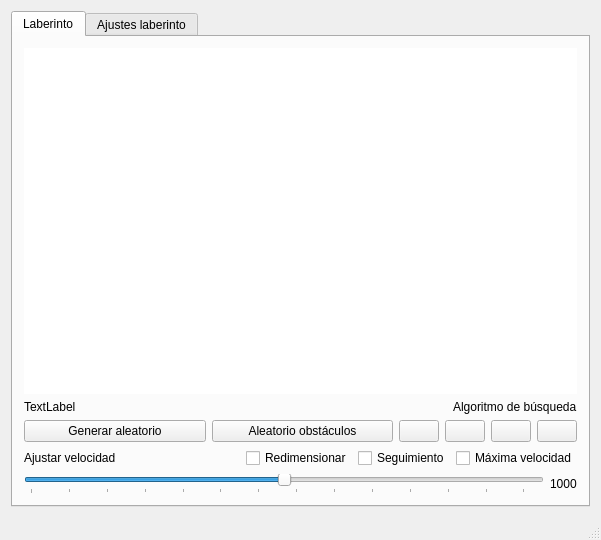
<?xml version="1.0" encoding="UTF-8"?>
<ui version="4.0">
 <class>VentanaPrincipal</class>
 <widget class="QMainWindow" name="VentanaPrincipal">
  <property name="geometry">
   <rect>
    <x>0</x>
    <y>0</y>
    <width>601</width>
    <height>540</height>
   </rect>
  </property>
  <property name="sizePolicy">
   <sizepolicy hsizetype="Expanding" vsizetype="Expanding">
    <horstretch>0</horstretch>
    <verstretch>0</verstretch>
   </sizepolicy>
  </property>
  <property name="maximumSize">
   <size>
    <width>100000</width>
    <height>100000</height>
   </size>
  </property>
  <property name="focusPolicy">
   <enum>Qt::NoFocus</enum>
  </property>
  <property name="windowTitle">
   <string>Harry Potter y los Monstruos del Laberinto (v4.0.0.1.0)</string>
  </property>
  <widget class="QWidget" name="centralWidget">
   <property name="enabled">
    <bool>true</bool>
   </property>
   <property name="sizePolicy">
    <sizepolicy hsizetype="Expanding" vsizetype="Expanding">
     <horstretch>50</horstretch>
     <verstretch>50</verstretch>
    </sizepolicy>
   </property>
   <property name="autoFillBackground">
    <bool>true</bool>
   </property>
   <layout class="QVBoxLayout" name="verticalLayout">
    <item>
     <widget class="QTabWidget" name="tabWidget">
      <property name="focusPolicy">
       <enum>Qt::NoFocus</enum>
      </property>
      <property name="autoFillBackground">
       <bool>true</bool>
      </property>
      <property name="styleSheet">
       <string notr="true">focus</string>
      </property>
      <property name="tabPosition">
       <enum>QTabWidget::North</enum>
      </property>
      <property name="tabShape">
       <enum>QTabWidget::Rounded</enum>
      </property>
      <property name="currentIndex">
       <number>0</number>
      </property>
      <property name="elideMode">
       <enum>Qt::ElideLeft</enum>
      </property>
      <property name="tabBarAutoHide">
       <bool>false</bool>
      </property>
      <widget class="QWidget" name="tab">
       <attribute name="title">
        <string>Laberinto</string>
       </attribute>
       <layout class="QVBoxLayout" name="verticalLayout_2">
        <item>
         <widget class="QGraphicsView" name="grafico_mapa">
          <property name="sizePolicy">
           <sizepolicy hsizetype="MinimumExpanding" vsizetype="MinimumExpanding">
            <horstretch>0</horstretch>
            <verstretch>0</verstretch>
           </sizepolicy>
          </property>
          <property name="maximumSize">
           <size>
            <width>10000</width>
            <height>10000</height>
           </size>
          </property>
          <property name="sizeIncrement">
           <size>
            <width>0</width>
            <height>0</height>
           </size>
          </property>
          <property name="focusPolicy">
           <enum>Qt::NoFocus</enum>
          </property>
          <property name="frameShape">
           <enum>QFrame::NoFrame</enum>
          </property>
          <property name="verticalScrollBarPolicy">
           <enum>Qt::ScrollBarAsNeeded</enum>
          </property>
          <property name="horizontalScrollBarPolicy">
           <enum>Qt::ScrollBarAsNeeded</enum>
          </property>
          <property name="sizeAdjustPolicy">
           <enum>QAbstractScrollArea::AdjustToContents</enum>
          </property>
         </widget>
        </item>
        <item>
         <layout class="QHBoxLayout" name="horizontalLayout_8">
          <property name="topMargin">
           <number>0</number>
          </property>
          <item>
           <widget class="QLabel" name="estado_harry">
            <property name="text">
             <string>TextLabel</string>
            </property>
           </widget>
          </item>
          <item>
           <widget class="QLabel" name="label_14">
            <property name="sizePolicy">
             <sizepolicy hsizetype="Maximum" vsizetype="Preferred">
              <horstretch>0</horstretch>
              <verstretch>0</verstretch>
             </sizepolicy>
            </property>
            <property name="text">
             <string>Algoritmo de búsqueda</string>
            </property>
           </widget>
          </item>
         </layout>
        </item>
        <item>
         <layout class="QHBoxLayout" name="horizontalLayout">
          <property name="topMargin">
           <number>0</number>
          </property>
          <item>
           <widget class="QPushButton" name="boton_generar">
            <property name="sizePolicy">
             <sizepolicy hsizetype="MinimumExpanding" vsizetype="Fixed">
              <horstretch>0</horstretch>
              <verstretch>0</verstretch>
             </sizepolicy>
            </property>
            <property name="baseSize">
             <size>
              <width>0</width>
              <height>0</height>
             </size>
            </property>
            <property name="text">
             <string>Generar aleatorio</string>
            </property>
           </widget>
          </item>
          <item>
           <widget class="QPushButton" name="boton_aleatorio">
            <property name="sizePolicy">
             <sizepolicy hsizetype="MinimumExpanding" vsizetype="Fixed">
              <horstretch>0</horstretch>
              <verstretch>0</verstretch>
             </sizepolicy>
            </property>
            <property name="focusPolicy">
             <enum>Qt::StrongFocus</enum>
            </property>
            <property name="text">
             <string>Aleatorio obstáculos</string>
            </property>
           </widget>
          </item>
          <item>
           <widget class="QPushButton" name="play_lab">
            <property name="sizePolicy">
             <sizepolicy hsizetype="Fixed" vsizetype="Fixed">
              <horstretch>0</horstretch>
              <verstretch>0</verstretch>
             </sizepolicy>
            </property>
            <property name="sizeIncrement">
             <size>
              <width>16</width>
              <height>0</height>
             </size>
            </property>
            <property name="text">
             <string/>
            </property>
            <property name="iconSize">
             <size>
              <width>18</width>
              <height>18</height>
             </size>
            </property>
           </widget>
          </item>
          <item>
           <widget class="QPushButton" name="pause_lab">
            <property name="sizePolicy">
             <sizepolicy hsizetype="Fixed" vsizetype="Fixed">
              <horstretch>0</horstretch>
              <verstretch>0</verstretch>
             </sizepolicy>
            </property>
            <property name="sizeIncrement">
             <size>
              <width>16</width>
              <height>0</height>
             </size>
            </property>
            <property name="text">
             <string/>
            </property>
            <property name="iconSize">
             <size>
              <width>18</width>
              <height>18</height>
             </size>
            </property>
           </widget>
          </item>
          <item>
           <widget class="QPushButton" name="stop_lab">
            <property name="sizePolicy">
             <sizepolicy hsizetype="Fixed" vsizetype="Fixed">
              <horstretch>0</horstretch>
              <verstretch>0</verstretch>
             </sizepolicy>
            </property>
            <property name="sizeIncrement">
             <size>
              <width>16</width>
              <height>0</height>
             </size>
            </property>
            <property name="text">
             <string/>
            </property>
            <property name="iconSize">
             <size>
              <width>18</width>
              <height>18</height>
             </size>
            </property>
           </widget>
          </item>
          <item>
           <widget class="QPushButton" name="next_lab">
            <property name="sizePolicy">
             <sizepolicy hsizetype="Fixed" vsizetype="Fixed">
              <horstretch>0</horstretch>
              <verstretch>0</verstretch>
             </sizepolicy>
            </property>
            <property name="text">
             <string/>
            </property>
            <property name="iconSize">
             <size>
              <width>18</width>
              <height>18</height>
             </size>
            </property>
           </widget>
          </item>
         </layout>
        </item>
        <item>
         <layout class="QHBoxLayout" name="horizontalLayout_5">
          <property name="topMargin">
           <number>0</number>
          </property>
          <item>
           <widget class="QLabel" name="label_4">
            <property name="text">
             <string>Ajustar velocidad</string>
            </property>
           </widget>
          </item>
          <item>
           <widget class="QCheckBox" name="checkBox">
            <property name="sizePolicy">
             <sizepolicy hsizetype="Fixed" vsizetype="Fixed">
              <horstretch>0</horstretch>
              <verstretch>0</verstretch>
             </sizepolicy>
            </property>
            <property name="text">
             <string>Redimensionar</string>
            </property>
           </widget>
          </item>
          <item>
           <widget class="QCheckBox" name="checkBox_2">
            <property name="sizePolicy">
             <sizepolicy hsizetype="Fixed" vsizetype="Fixed">
              <horstretch>0</horstretch>
              <verstretch>0</verstretch>
             </sizepolicy>
            </property>
            <property name="text">
             <string>Seguimiento</string>
            </property>
           </widget>
          </item>
          <item>
           <widget class="QCheckBox" name="checkBox_3">
            <property name="sizePolicy">
             <sizepolicy hsizetype="Fixed" vsizetype="Fixed">
              <horstretch>0</horstretch>
              <verstretch>0</verstretch>
             </sizepolicy>
            </property>
            <property name="text">
             <string>Máxima velocidad</string>
            </property>
           </widget>
          </item>
         </layout>
        </item>
        <item>
         <layout class="QHBoxLayout" name="horizontalLayout_6">
          <property name="topMargin">
           <number>0</number>
          </property>
          <item>
           <widget class="QSlider" name="horizontalSlider_2">
            <property name="focusPolicy">
             <enum>Qt::NoFocus</enum>
            </property>
            <property name="maximum">
             <number>2000</number>
            </property>
            <property name="singleStep">
             <number>100</number>
            </property>
            <property name="pageStep">
             <number>100</number>
            </property>
            <property name="value">
             <number>1000</number>
            </property>
            <property name="orientation">
             <enum>Qt::Horizontal</enum>
            </property>
            <property name="invertedAppearance">
             <bool>false</bool>
            </property>
            <property name="invertedControls">
             <bool>false</bool>
            </property>
            <property name="tickPosition">
             <enum>QSlider::TicksBelow</enum>
            </property>
            <property name="tickInterval">
             <number>150</number>
            </property>
           </widget>
          </item>
          <item>
           <widget class="QLabel" name="texto_velocidad">
            <property name="text">
             <string>1000</string>
            </property>
           </widget>
          </item>
         </layout>
        </item>
       </layout>
      </widget>
      <widget class="QWidget" name="tab_2">
       <attribute name="title">
        <string>Ajustes laberinto</string>
       </attribute>
       <layout class="QVBoxLayout" name="verticalLayout_3">
        <item>
         <layout class="QVBoxLayout" name="verticalLayout_9" stretch="1,0,0,0">
          <item>
           <layout class="QVBoxLayout" name="verticalLayout_6" stretch="0">
            <property name="spacing">
             <number>6</number>
            </property>
            <property name="sizeConstraint">
             <enum>QLayout::SetMaximumSize</enum>
            </property>
            <property name="topMargin">
             <number>0</number>
            </property>
            <item>
             <layout class="QVBoxLayout" name="verticalLayout_7">
              <property name="topMargin">
               <number>0</number>
              </property>
              <property name="bottomMargin">
               <number>20</number>
              </property>
              <item>
               <widget class="QLabel" name="label_5">
                <property name="text">
                 <string>Ingrese el tamaño del mapa</string>
                </property>
               </widget>
              </item>
              <item>
               <layout class="QHBoxLayout" name="horizontalLayout_7">
                <property name="topMargin">
                 <number>0</number>
                </property>
                <item>
                 <widget class="QLabel" name="label_6">
                  <property name="text">
                   <string>Coordenada X:</string>
                  </property>
                 </widget>
                </item>
                <item>
                 <widget class="QSpinBox" name="tam_mapa_x">
                  <property name="minimum">
                   <number>6</number>
                  </property>
                  <property name="maximum">
                   <number>150</number>
                  </property>
                  <property name="value">
                   <number>6</number>
                  </property>
                 </widget>
                </item>
                <item>
                 <widget class="QLabel" name="label_7">
                  <property name="text">
                   <string>Coordenada Y:</string>
                  </property>
                 </widget>
                </item>
                <item>
                 <widget class="QSpinBox" name="tam_mapa_y">
                  <property name="minimum">
                   <number>6</number>
                  </property>
                  <property name="maximum">
                   <number>150</number>
                  </property>
                 </widget>
                </item>
               </layout>
              </item>
              <item>
               <layout class="QVBoxLayout" name="verticalLayout_8">
                <item>
                 <widget class="QLabel" name="label_8">
                  <property name="text">
                   <string>Ingrese la posicion de Harry Potter</string>
                  </property>
                 </widget>
                </item>
               </layout>
              </item>
              <item>
               <layout class="QHBoxLayout" name="horizontalLayout_9">
                <item>
                 <widget class="QLabel" name="label_9">
                  <property name="text">
                   <string>Coordenada X:</string>
                  </property>
                 </widget>
                </item>
                <item>
                 <widget class="QSpinBox" name="pos_harry_x">
                  <property name="minimum">
                   <number>1</number>
                  </property>
                 </widget>
                </item>
                <item>
                 <widget class="QLabel" name="label_10">
                  <property name="text">
                   <string>Coordenada Y:</string>
                  </property>
                 </widget>
                </item>
                <item>
                 <widget class="QSpinBox" name="pos_harry_y">
                  <property name="minimum">
                   <number>1</number>
                  </property>
                 </widget>
                </item>
               </layout>
              </item>
              <item>
               <layout class="QVBoxLayout" name="verticalLayout_12">
                <item>
                 <widget class="QLabel" name="label_11">
                  <property name="text">
                   <string>Ingrese la posicion de la Copa de los Tres Magos</string>
                  </property>
                 </widget>
                </item>
               </layout>
              </item>
              <item>
               <layout class="QHBoxLayout" name="horizontalLayout_12">
                <item>
                 <widget class="QLabel" name="label_12">
                  <property name="text">
                   <string>Coordenada X:</string>
                  </property>
                 </widget>
                </item>
                <item>
                 <widget class="QSpinBox" name="pos_copa_x">
                  <property name="minimum">
                   <number>1</number>
                  </property>
                  <property name="maximum">
                   <number>4</number>
                  </property>
                  <property name="value">
                   <number>4</number>
                  </property>
                 </widget>
                </item>
                <item>
                 <widget class="QLabel" name="label_13">
                  <property name="text">
                   <string>Coordenada Y:</string>
                  </property>
                 </widget>
                </item>
                <item>
                 <widget class="QSpinBox" name="pos_copa_y">
                  <property name="minimum">
                   <number>1</number>
                  </property>
                  <property name="maximum">
                   <number>4</number>
                  </property>
                  <property name="value">
                   <number>4</number>
                  </property>
                 </widget>
                </item>
               </layout>
              </item>
             </layout>
            </item>
           </layout>
          </item>
          <item>
           <layout class="QVBoxLayout" name="verticalLayout_5">
            <property name="topMargin">
             <number>10</number>
            </property>
            <property name="bottomMargin">
             <number>10</number>
            </property>
            <item>
             <widget class="QLabel" name="label">
              <property name="text">
               <string>Ajustar porcentaje de obstáculos en laberinto aleatorio</string>
              </property>
             </widget>
            </item>
            <item>
             <layout class="QHBoxLayout" name="horizontalLayout_2">
              <property name="topMargin">
               <number>0</number>
              </property>
              <item>
               <widget class="QSlider" name="horizontalSlider">
                <property name="focusPolicy">
                 <enum>Qt::NoFocus</enum>
                </property>
                <property name="maximum">
                 <number>90</number>
                </property>
                <property name="singleStep">
                 <number>5</number>
                </property>
                <property name="orientation">
                 <enum>Qt::Horizontal</enum>
                </property>
                <property name="tickPosition">
                 <enum>QSlider::TicksBelow</enum>
                </property>
                <property name="tickInterval">
                 <number>5</number>
                </property>
               </widget>
              </item>
              <item>
               <widget class="QLabel" name="porcentaje_seto">
                <property name="sizePolicy">
                 <sizepolicy hsizetype="Minimum" vsizetype="Preferred">
                  <horstretch>0</horstretch>
                  <verstretch>0</verstretch>
                 </sizepolicy>
                </property>
                <property name="minimumSize">
                 <size>
                  <width>30</width>
                  <height>0</height>
                 </size>
                </property>
                <property name="layoutDirection">
                 <enum>Qt::LeftToRight</enum>
                </property>
                <property name="text">
                 <string>0%</string>
                </property>
                <property name="textFormat">
                 <enum>Qt::AutoText</enum>
                </property>
                <property name="alignment">
                 <set>Qt::AlignRight|Qt::AlignTrailing|Qt::AlignVCenter</set>
                </property>
               </widget>
              </item>
             </layout>
            </item>
           </layout>
          </item>
          <item>
           <layout class="QHBoxLayout" name="horizontalLayout_3">
            <property name="sizeConstraint">
             <enum>QLayout::SetMinimumSize</enum>
            </property>
            <property name="topMargin">
             <number>10</number>
            </property>
            <property name="bottomMargin">
             <number>10</number>
            </property>
            <item>
             <widget class="QLabel" name="label_2">
              <property name="sizePolicy">
               <sizepolicy hsizetype="Fixed" vsizetype="Preferred">
                <horstretch>0</horstretch>
                <verstretch>0</verstretch>
               </sizepolicy>
              </property>
              <property name="text">
               <string>Elige un tema:</string>
              </property>
             </widget>
            </item>
            <item>
             <widget class="QComboBox" name="lista_temas">
              <property name="sizePolicy">
               <sizepolicy hsizetype="MinimumExpanding" vsizetype="Fixed">
                <horstretch>0</horstretch>
                <verstretch>0</verstretch>
               </sizepolicy>
              </property>
              <property name="insertPolicy">
               <enum>QComboBox::InsertAlphabetically</enum>
              </property>
             </widget>
            </item>
           </layout>
          </item>
          <item>
           <layout class="QHBoxLayout" name="horizontalLayout_4">
            <property name="spacing">
             <number>6</number>
            </property>
            <property name="sizeConstraint">
             <enum>QLayout::SetFixedSize</enum>
            </property>
            <property name="topMargin">
             <number>10</number>
            </property>
            <property name="bottomMargin">
             <number>10</number>
            </property>
            <item>
             <widget class="QLabel" name="label_3">
              <property name="sizePolicy">
               <sizepolicy hsizetype="Maximum" vsizetype="Maximum">
                <horstretch>0</horstretch>
                <verstretch>0</verstretch>
               </sizepolicy>
              </property>
              <property name="text">
               <string>Elige un algoritmo:</string>
              </property>
             </widget>
            </item>
            <item>
             <widget class="QComboBox" name="lista_algoritmos"/>
            </item>
           </layout>
          </item>
         </layout>
        </item>
       </layout>
      </widget>
     </widget>
    </item>
   </layout>
  </widget>
  <widget class="QStatusBar" name="statusBar"/>
 </widget>
 <layoutdefault spacing="6" margin="11"/>
 <resources/>
 <connections/>
</ui>
